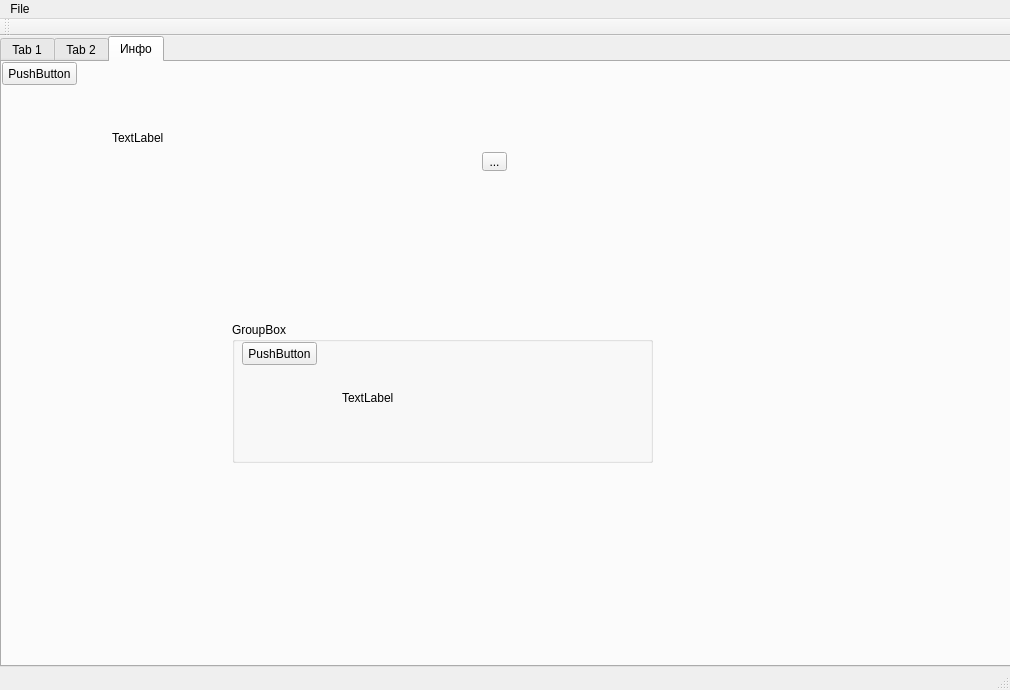
<?xml version="1.0" encoding="UTF-8"?>
<ui version="4.0">
 <class>MainWindow</class>
 <widget class="QMainWindow" name="MainWindow">
  <property name="geometry">
   <rect>
    <x>0</x>
    <y>0</y>
    <width>1010</width>
    <height>690</height>
   </rect>
  </property>
  <property name="windowTitle">
   <string>MainWindow</string>
  </property>
  <widget class="QWidget" name="centralwidget">
   <widget class="QWidget" name="verticalLayoutWidget">
    <property name="geometry">
     <rect>
      <x>0</x>
      <y>0</y>
      <width>1011</width>
      <height>631</height>
     </rect>
    </property>
    <layout class="QVBoxLayout" name="verticalLayout">
     <property name="sizeConstraint">
      <enum>QLayout::SetMaximumSize</enum>
     </property>
     <property name="leftMargin">
      <number>0</number>
     </property>
     <item>
      <widget class="QTabWidget" name="tabWidget">
       <property name="currentIndex">
        <number>2</number>
       </property>
       <widget class="QWidget" name="general">
        <property name="sizePolicy">
         <sizepolicy hsizetype="Maximum" vsizetype="Maximum">
          <horstretch>0</horstretch>
          <verstretch>0</verstretch>
         </sizepolicy>
        </property>
        <attribute name="title">
         <string>Tab 1</string>
        </attribute>
       </widget>
       <widget class="QWidget" name="table">
        <attribute name="title">
         <string>Tab 2</string>
        </attribute>
       </widget>
       <widget class="QWidget" name="tab">
        <attribute name="title">
         <string>Инфо</string>
        </attribute>
        <widget class="QPushButton" name="pushButton1">
         <property name="geometry">
          <rect>
           <x>0</x>
           <y>0</y>
           <width>75</width>
           <height>23</height>
          </rect>
         </property>
         <property name="text">
          <string>PushButton</string>
         </property>
        </widget>
        <widget class="QLabel" name="label_2">
         <property name="geometry">
          <rect>
           <x>110</x>
           <y>10</y>
           <width>241</width>
           <height>131</height>
          </rect>
         </property>
         <property name="text">
          <string>TextLabel</string>
         </property>
        </widget>
        <widget class="QGroupBox" name="groupBox">
         <property name="geometry">
          <rect>
           <x>230</x>
           <y>260</y>
           <width>421</width>
           <height>141</height>
          </rect>
         </property>
         <property name="title">
          <string>GroupBox</string>
         </property>
         <widget class="QPushButton" name="pushButton2">
          <property name="geometry">
           <rect>
            <x>10</x>
            <y>20</y>
            <width>75</width>
            <height>23</height>
           </rect>
          </property>
          <property name="sizePolicy">
           <sizepolicy hsizetype="Expanding" vsizetype="Fixed">
            <horstretch>0</horstretch>
            <verstretch>0</verstretch>
           </sizepolicy>
          </property>
          <property name="autoFillBackground">
           <bool>false</bool>
          </property>
          <property name="text">
           <string>PushButton</string>
          </property>
          <property name="autoExclusive">
           <bool>true</bool>
          </property>
          <property name="autoDefault">
           <bool>false</bool>
          </property>
          <property name="default">
           <bool>false</bool>
          </property>
          <property name="flat">
           <bool>false</bool>
          </property>
         </widget>
         <widget class="QLabel" name="label_1">
          <property name="geometry">
           <rect>
            <x>110</x>
            <y>20</y>
            <width>311</width>
            <height>111</height>
           </rect>
          </property>
          <property name="text">
           <string>TextLabel</string>
          </property>
         </widget>
        </widget>
        <widget class="QToolButton" name="toolButton">
         <property name="geometry">
          <rect>
           <x>480</x>
           <y>90</y>
           <width>25</width>
           <height>19</height>
          </rect>
         </property>
         <property name="text">
          <string>...</string>
         </property>
        </widget>
       </widget>
      </widget>
     </item>
    </layout>
   </widget>
  </widget>
  <widget class="QMenuBar" name="menubar">
   <property name="geometry">
    <rect>
     <x>0</x>
     <y>0</y>
     <width>1010</width>
     <height>21</height>
    </rect>
   </property>
   <widget class="QMenu" name="menuFile">
    <property name="title">
     <string>File</string>
    </property>
    <addaction name="actionExit"/>
   </widget>
   <addaction name="menuFile"/>
  </widget>
  <widget class="QStatusBar" name="statusbar"/>
  <widget class="QToolBar" name="toolBar">
   <property name="windowTitle">
    <string>toolBar</string>
   </property>
   <attribute name="toolBarArea">
    <enum>TopToolBarArea</enum>
   </attribute>
   <attribute name="toolBarBreak">
    <bool>false</bool>
   </attribute>
  </widget>
  <action name="actionExit">
   <property name="text">
    <string>Exit</string>
   </property>
  </action>
 </widget>
 <resources/>
 <connections/>
</ui>
